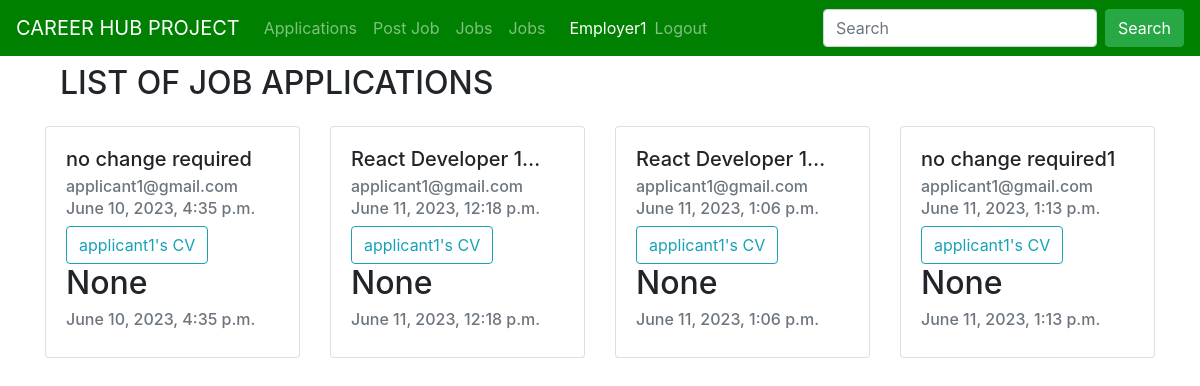
The page /job_applied (signed in) on the database as committed earlier.
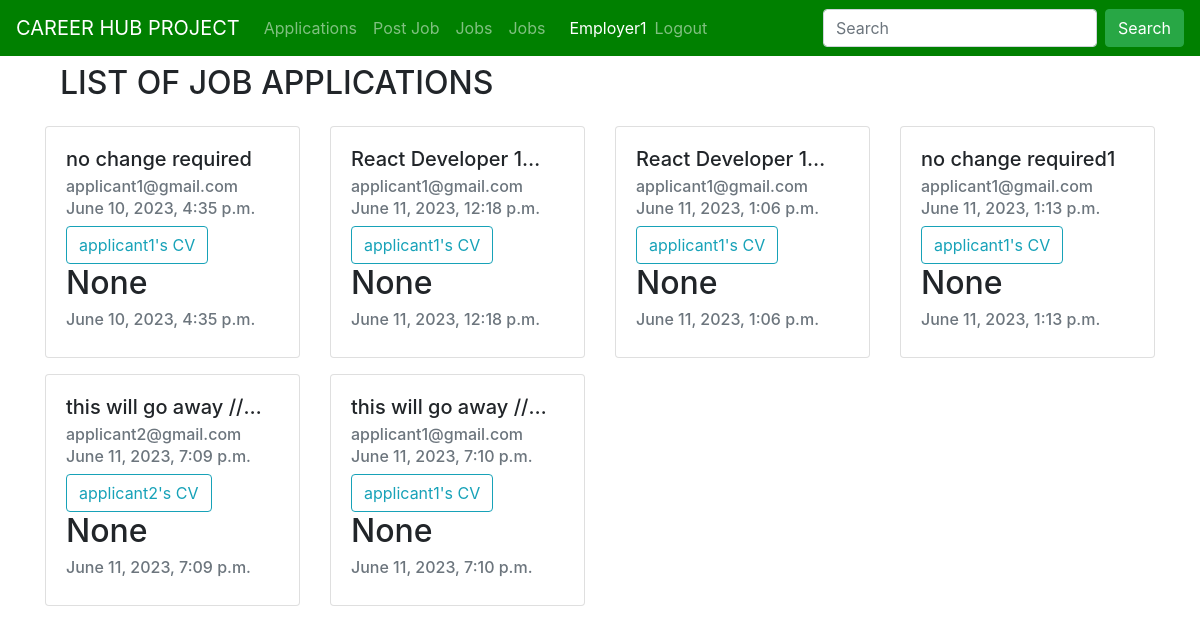
The same page on the database as committed later.
### job/models.py (models this page shows, shortened)
class Job_Item(models.Model):
    job = models.ForeignKey(
        Job, on_delete=models.CASCADE, related_name="all_jobs")
    cv = models.ForeignKey(CV, on_delete=models.CASCADE,
                           related_name="all_jobs")

class Job(models.Model):
    positions = (
        ("junior", "junior"),
        ("intermediate", "intermediate"),
        ("senior", "senior"),
        ("expart", "expart"),
    )
    contaract_types = (
        ("remote", "remote"),
        ("part-time", "part-time"),
        ("full-time", "full-time"),
        ("negotiations", "negotiations"),
    )
    employer = models.ForeignKey(
        Employer, on_delete=models.CASCADE, related_name="jobs"
    )
    job_category = models.ForeignKey(
        Category,
        related_name="jobs",
        on_delete=models.CASCADE,
    )
    job_title = models.CharField(
        max_length=200,
    )
    slug = models.CharField(max_length=200, null=True)
    job_location = models.CharField(max_length=200)
    contract_type = models.CharField(max_length=200, choices=contaract_types)
    position = models.CharField(max_length=200, choices=positions)
    job_description = models.TextField()
    created_at = models.DateTimeField(
        auto_now_add=True,
        null=True,
    )
    updated_at = models.DateTimeField(auto_now=True, null=True)

class CV(models.Model):
    applicant = models.ForeignKey(
        Applicant, on_delete=models.CASCADE, related_name="applicant_cv"
    )
    cv_file = CloudinaryField("CV(PNG/JPEG)", null=True, resource_type='raw')
    date_applied = models.DateTimeField(auto_now=True, null=True)

### users/models.py (models this page shows, shortened)
class CustomUser(AbstractUser, PermissionsMixin):
    type_user = (
        ("Admin", "Admin"),
        ("applicant", "Applicant"),
        ("Employer", "Employer"),
    )
    username = models.CharField(max_length=200, unique=True)
    email = models.EmailField(max_length=50, unique=True)
    full_name = models.CharField(max_length=200)
    is_active = models.BooleanField(default=True)
    is_staff = models.BooleanField(default=False)
    is_superuser = models.BooleanField(default=False)
    is_admin = models.BooleanField(default=False)
    date_joined = models.DateTimeField(auto_now_add=True, null=True)
    last_login = models.DateTimeField(auto_now=True, null=True)
    user_type = models.CharField(max_length=200, choices=type_user)
    USERNAME_FIELD = "email"
    REQUIRED_FIELDS = ["username", "full_name"]

### job/views.py (the view)
# urls.py: path("job_applied", views.job_applied, name="job_applied"),
@login_required(login_url="login")
def job_applied(request):
    job_item = Job_Item.objects.filter(job__employer=request.user)
    return render(request, "job/job_applied.html", {"job_item": job_item})

### templates/job/job_applied.html (shortened to what this page needs)
{% extends "core/base.html" %}
{% block title%}{{job.job_category.title}} Applications{%endblock%} {% load
crispy_forms_tags %}
{% block content %}
<div class="container">
  <div class="col-12 my-2"><h2>LIST OF JOB APPLICATIONS</h2></div>
  <div class="row">
    {% for i in job_item %}
    <div class="col-sm-12 col-md-6 col-lg-3 mt-3">
      <div class="card" style="max-height: 30rem">
        <div class="card-body">
          <h5
            class="card-title"
            style="
              width: 200px;
              text-overflow: ellipsis;
              white-space: nowrap;
              overflow: hidden;
            "
          >
            {{i.job.job_title}}
          </h5>
          <h6 class="card-subtitle mb-2 text-muted">
            {{i.cv.applicant.email}}
          </h6>
          <h6 class="card-subtitle mb-2 text-muted">{{i.cv.date_applied}}</h6>
          <a
            class="btn btn-outline-info"
            href="https://res.cloudinary.com/dlepgnfkx/{{i.cv.cv_file}}"
            >{{i.cv.applicant.username}}'s CV</a
          >
          <h2>{{i.cv.cv_file}}</h2>
          <h6 class="card-subtitle my-2 text-muted">{{i.cv.date_applied}}</h6>
        </div>
      </div>
    </div>
    {%endfor %}
  </div>
</div>
{% endblock %}

Rows that differ between the two databases and show on the page:
added Job_Item: job.job_title "this will go away //…", cv.applicant.email "applicant2@gmail.com", cv.date_applied "June 11, 2023, 7:09 p.m.", cv.applicant.username "applicant2", cv.cv_file "None"
added Job_Item: job.job_title "this will go away //…", cv.applicant.email "applicant1@gmail.com", cv.date_applied "June 11, 2023, 7:10 p.m.", cv.applicant.username "applicant1", cv.cv_file "None"
